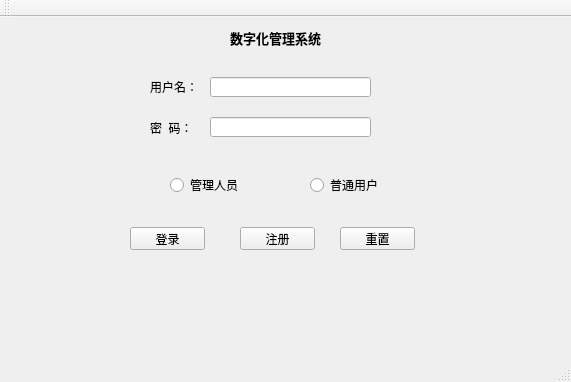
<?xml version="1.0" encoding="UTF-8"?>
<ui version="4.0">
 <class>MainWindow</class>
 <widget class="QMainWindow" name="MainWindow">
  <property name="geometry">
   <rect>
    <x>0</x>
    <y>0</y>
    <width>571</width>
    <height>382</height>
   </rect>
  </property>
  <property name="font">
   <font>
    <family>Arial</family>
    <weight>50</weight>
    <bold>false</bold>
    <underline>false</underline>
   </font>
  </property>
  <property name="windowTitle">
   <string/>
  </property>
  <widget class="QWidget" name="centralWidget">
   <widget class="QLabel" name="label_2">
    <property name="geometry">
     <rect>
      <x>150</x>
      <y>100</y>
      <width>71</width>
      <height>21</height>
     </rect>
    </property>
    <property name="text">
     <string>密  码：</string>
    </property>
   </widget>
   <widget class="QRadioButton" name="radioButton">
    <property name="geometry">
     <rect>
      <x>170</x>
      <y>160</y>
      <width>89</width>
      <height>16</height>
     </rect>
    </property>
    <property name="text">
     <string>管理人员</string>
    </property>
   </widget>
   <widget class="QRadioButton" name="radioButton_2">
    <property name="geometry">
     <rect>
      <x>310</x>
      <y>160</y>
      <width>89</width>
      <height>16</height>
     </rect>
    </property>
    <property name="text">
     <string>普通用户</string>
    </property>
   </widget>
   <widget class="QLineEdit" name="Login_password">
    <property name="geometry">
     <rect>
      <x>210</x>
      <y>100</y>
      <width>161</width>
      <height>20</height>
     </rect>
    </property>
    <property name="styleSheet">
     <string notr="true">font: 6pt &quot;Arial&quot;;
font: 9pt &quot;Arial&quot;;</string>
    </property>
    <property name="inputMask">
     <string/>
    </property>
   </widget>
   <widget class="QLineEdit" name="Login_username">
    <property name="geometry">
     <rect>
      <x>210</x>
      <y>60</y>
      <width>161</width>
      <height>20</height>
     </rect>
    </property>
   </widget>
   <widget class="QLabel" name="label_3">
    <property name="geometry">
     <rect>
      <x>230</x>
      <y>0</y>
      <width>131</width>
      <height>41</height>
     </rect>
    </property>
    <property name="font">
     <font>
      <family>Arial</family>
      <pointsize>10</pointsize>
      <weight>75</weight>
      <bold>true</bold>
      <underline>false</underline>
     </font>
    </property>
    <property name="text">
     <string>数字化管理系统</string>
    </property>
   </widget>
   <widget class="QPushButton" name="LoginButton">
    <property name="geometry">
     <rect>
      <x>130</x>
      <y>210</y>
      <width>75</width>
      <height>23</height>
     </rect>
    </property>
    <property name="text">
     <string>登录</string>
    </property>
   </widget>
   <widget class="QPushButton" name="cancelButton">
    <property name="geometry">
     <rect>
      <x>240</x>
      <y>210</y>
      <width>75</width>
      <height>23</height>
     </rect>
    </property>
    <property name="text">
     <string>注册</string>
    </property>
   </widget>
   <widget class="QPushButton" name="remitButton">
    <property name="geometry">
     <rect>
      <x>340</x>
      <y>210</y>
      <width>75</width>
      <height>23</height>
     </rect>
    </property>
    <property name="text">
     <string>重置</string>
    </property>
   </widget>
   <widget class="QLabel" name="label">
    <property name="geometry">
     <rect>
      <x>150</x>
      <y>60</y>
      <width>71</width>
      <height>20</height>
     </rect>
    </property>
    <property name="text">
     <string>用户名：</string>
    </property>
   </widget>
  </widget>
  <widget class="QMenuBar" name="menuBar">
   <property name="geometry">
    <rect>
     <x>0</x>
     <y>0</y>
     <width>571</width>
     <height>26</height>
    </rect>
   </property>
  </widget>
  <widget class="QToolBar" name="mainToolBar">
   <attribute name="toolBarArea">
    <enum>TopToolBarArea</enum>
   </attribute>
   <attribute name="toolBarBreak">
    <bool>false</bool>
   </attribute>
  </widget>
  <widget class="QStatusBar" name="statusBar"/>
 </widget>
 <layoutdefault spacing="6" margin="11"/>
 <resources/>
 <connections/>
</ui>
